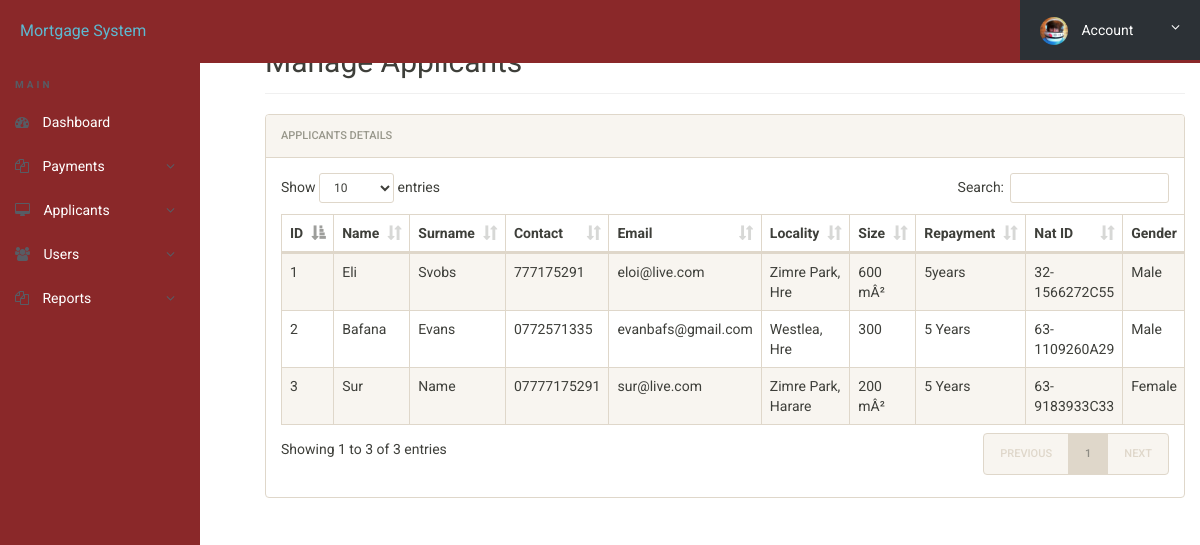
The page /admin/manage-applicants.php (signed in) on the database its author committed.
### tables this page shows
CREATE TABLE `applicants` (
  `id` int(11) NOT NULL,
  `surname` varchar(45) NOT NULL,
  `firstName` varchar(45) NOT NULL,
  `gender` varchar(250) NOT NULL,
  `contact` varchar(45) NOT NULL,
  `marital` varchar(45) NOT NULL,
  `email` varchar(45) NOT NULL,
  `dob` varchar(45) NOT NULL,
  `national` varchar(45) NOT NULL,
  `countrybirth` varchar(45) NOT NULL,
  `nationality` varchar(45) NOT NULL,
  `address` varchar(500) NOT NULL,
  `locality` varchar(500) NOT NULL,
  `stand` varchar(45) NOT NULL,
  `house` varchar(500) NOT NULL,
  `period` varchar(500) NOT NULL,
  `nextname` varchar(500) NOT NULL,
  `nextsurname` varchar(50) NOT NULL,
  `nextid` varchar(45) NOT NULL,
  `nextdob` varchar(45) NOT NULL,
  `nextphone` varchar(45) NOT NULL,
  `nextaddress` varchar(45) NOT NULL,
  `postingDate` timestamp NOT NULL DEFAULT CURRENT_TIMESTAMP,
  `updationDate` timestamp NOT NULL DEFAULT CURRENT_TIMESTAMP
);

### admin/manage-applicants.php (the view, shortened to what this page needs)
<?php
	include('includes/config.php');
?>
<!DOCTYPE html>
<html lang="en" class="no-js">
	<head>
		<link rel="stylesheet" href="css/font-awesome.min.css">
		<link rel="stylesheet" href="css/bootstrap.min.css">
		<link rel="stylesheet" href="css/dataTables.bootstrap.min.css">
		<link rel="stylesheet" href="css/bootstrap-social.css">
		<link rel="stylesheet" href="css/bootstrap-select.css">
		<link rel="stylesheet" href="css/fileinput.min.css">
		<link rel="stylesheet" href="css/awesome-bootstrap-checkbox.css">
		<link rel="stylesheet" href="css/style.css">
	</head>
	<body>
		<?php include('includes/header.php');?>
		<div class="ts-main-content">
				<?php include('includes/sidebar.php');?>
			<div class="content-wrapper">
				<div class="container-fluid">
					<div class="row">
						<div class="col-md-12">
							<h2 class="page-title">Manage Applicants</h2>
							<div class="panel panel-default">
								<div class="panel-heading">Applicants Details</div>
								<div class="panel-body">
									<table id="zctb" class="display table table-striped table-bordered table-hover" cellspacing="0" width="100%">
										<thead>
											<tr>
												<th>ID</th>
												<th>Name</th>
												<th>Surname</th>
												<th>Contact </th>
												<th>Email</th>
												<th>Locality</th>
												<th>Size</th>
												<th>Repayment</th>
												<th>Nat ID</th>
												<th>Gender</th>
											</tr>
										</thead>
										<tbody>
											<?php
												$ret="select * from applicants";
												$stmt= $mysqli->prepare($ret) ;
												$stmt->execute() ;
												$res=$stmt->get_result();
												$cnt=1;
												while($row=$res->fetch_object()) {
													?>
													<tr>
														<td><?php echo $cnt;;?></td>
														<td><?php echo $row->surname;?></td>
														<td><?php echo $row->firstName;?></td>
														<td><?php echo $row->contact;?></td>
														<td><?php echo $row->email;?></td>
														<td><?php echo $row->locality;?></td>
														<td><?php echo $row->stand;?></td>
														<td><?php echo $row->period;?></td>
														<td><?php echo $row->national;?></td>
														<td><?php echo $row->gender;?></td>
													</tr>
											<?php
												$cnt=$cnt+1;
												} ?>
										</tbody>
									</table>
								</div>
							</div>
						</div>
					</div>
				</div>
			</div>
		</div>
	</body>
</html>

### admin/css/style.css (style rules this page uses)
html { font-size: 14px; }
@media only screen and (min-width: 480px) { html { font-size: 17px; } }
@media only screen and (min-width: 768px) { html { font-size: 14px; } }
body { font-size: 1em; }
.panel { overflow: hidden; }
.page-title { padding-bottom: 15px; margin-bottom: 20px; border-bottom: 1px solid #f0f0f0; }
.ts-main-content .content-wrapper { padding-top: 15px; margin-top: 10px; }
@media only screen and (min-width: 992px) { .ts-main-content .content-wrapper { margin-left: 250px; } }

### rows shown on the page
applicants: surname "Eli", firstName "Svobs", contact "777175291", email "eloi@live.com", locality "Zimre Park, Hre", stand "600 mÂ²", period "5years", national "32-1566272C55", gender "Male"
applicants: surname "Bafana", firstName "Evans", contact "0772571335", email "evanbafs@gmail.com", locality "Westlea, Hre", stand "300", period "5 Years", national "63-1109260A29", gender "Male"
applicants: surname "Sur", firstName "Name", contact "07777175291", email "sur@live.com", locality "Zimre Park, Harare", stand "200 mÂ²", period "5 Years", national "63-9183933C33", gender "Female"
